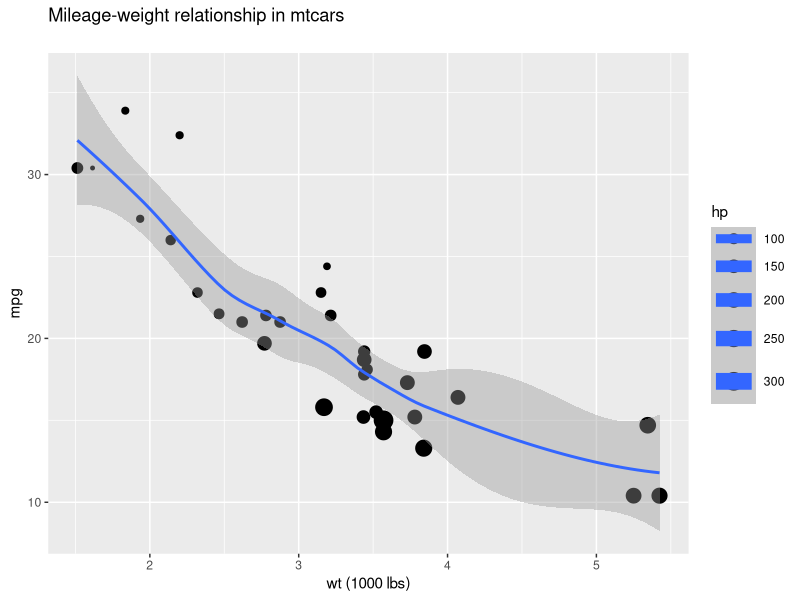
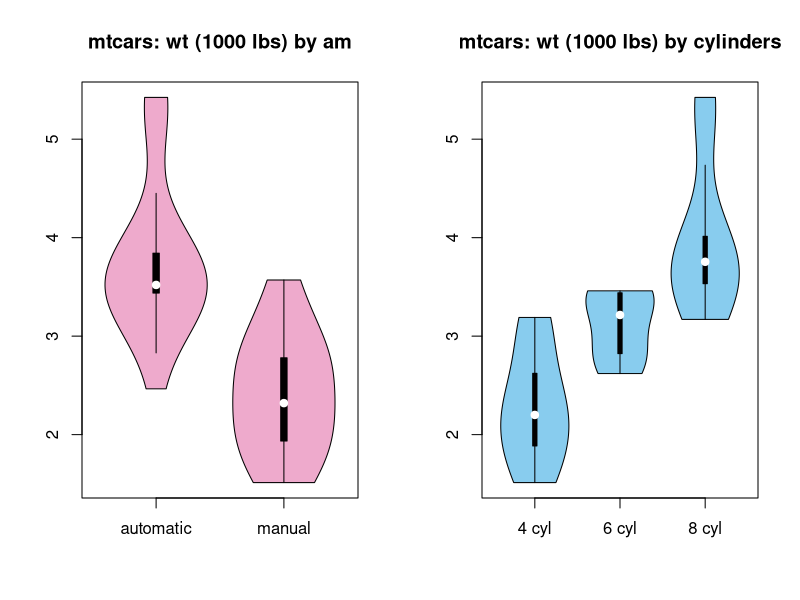
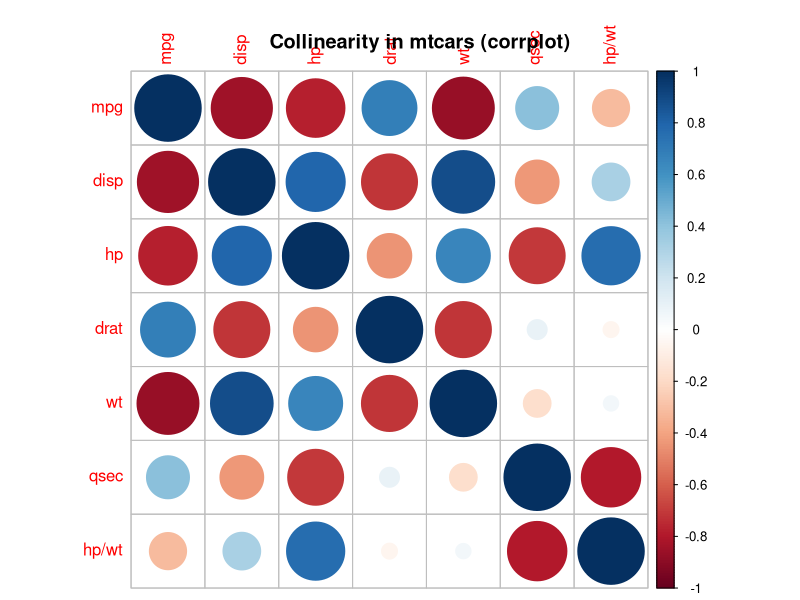
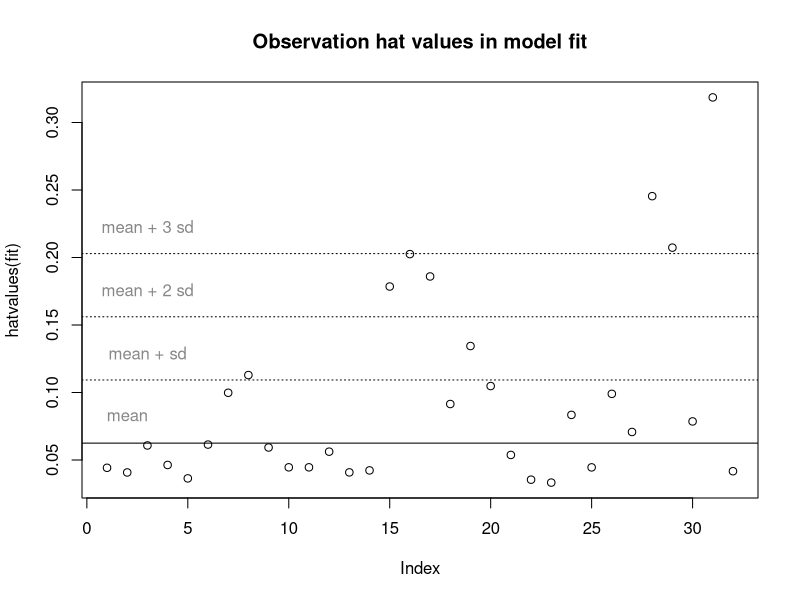
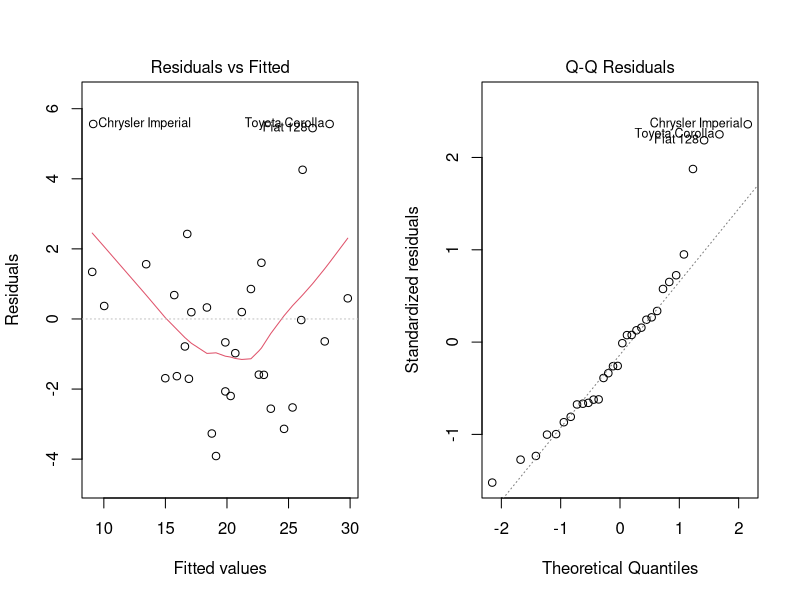
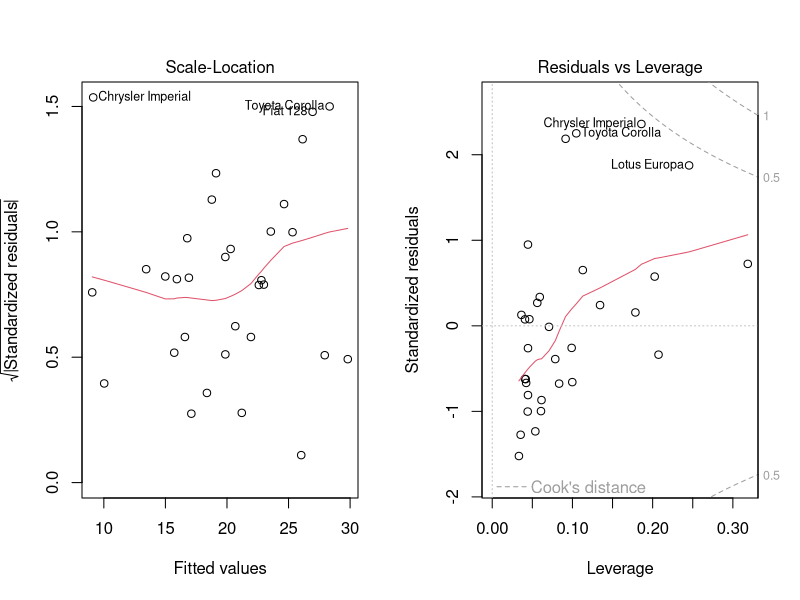

Here is the R script that generated these plots, in order:
## ---- chunk 1
  knitr::opts_chunk$set(
    echo = FALSE,
    warning = FALSE,
    message = FALSE
  )
  options(scipen = 20, digits = 3)
## ---- chunk 2
  library(ggplot2)
  library(gridExtra)
  library(vioplot)
  library(corrplot)
  data(mtcars)
## ---- chunk 3
  mt <- mtcars
  mt$cyl <- factor(mt$cyl)
  mt$vs <- factor(mt$vs); levels(mt$vs) <- c("V Engine", "Straight Engine")
  mt$am <- factor(mt$am); levels(mt$am) <- c("Automatic", "Manual")
  mt$gear <- factor(mt$gear)
  mt$carb <- factor(mt$carb)
## ---- chunk 4
  fit1 <- lm(mpg ~ wt, mt)
  fit2 <- lm(mpg ~ wt + I(hp/wt), mt)
  fit3 <- lm(mpg ~ wt + I(hp/wt) + cyl, mt)
  fit4 <- lm(mpg ~ wt + I(hp/wt) + disp, mt)
  fit5 <- lm(mpg ~ wt + I(hp/wt) + am, mt)
  fit6 <- lm(mpg ~ wt + I(hp/wt) + am + cyl + disp + drat +
    qsec + vs + gear + carb, mt)

  # proposed fit.
  fit <- fit2

  data.frame(
    predictors = c(
      "wt only",
      "proposed",
      "proposed + cyl",
      "proposed + disp",
      "proposed + am",
      "proposed + (all remaining)"
    ),
    adj.R.squared = c(
      summary(fit1)$adj.r.squared,
      summary(fit2)$adj.r.squared,
      summary(fit3)$adj.r.squared,
      summary(fit4)$adj.r.squared,
      summary(fit5)$adj.r.squared,
      summary(fit6)$adj.r.squared
    ),
    "ANOVA p vs proposed" = c(
      anova(fit1, fit2)[2, "Pr(>F)"],
      "--",
      anova(fit2, fit3)[2, "Pr(>F)"],
      anova(fit2, fit4)[2, "Pr(>F)"],
      anova(fit2, fit5)[2, "Pr(>F)"],
      anova(fit2, fit6)[2, "Pr(>F)"]
    )
  )
## ---- chunk 5
   coef(summary(lm(mpg ~ wt + I(hp/wt), mtcars)))
## ---- chunk 6
   coef(summary(lm(mpg ~ wt + I(hp/wt) + factor(am), mtcars)))[4, ]
## ---- chunk 7
  qplot(wt, mpg, data = mt, size = hp) +
    geom_smooth(method = "loess") +
    ggtitle("Mileage-weight relationship in mtcars\n") +
    xlab("wt (1000 lbs)")

## ---- chunk 8
  par(mfrow = c(1,2))
  vioplot(
    mtcars$wt[mtcars$am == 0],
    mtcars$wt[mtcars$am == 1],
    names = c("automatic", "manual"),
    col = "#eeaacc"
  )
  title("mtcars: wt (1000 lbs) by am")
  vioplot(
    mtcars$wt[mtcars$cyl == 4],
    mtcars$wt[mtcars$cyl == 6],
    mtcars$wt[mtcars$cyl == 8],
    names = c("4 cyl", "6 cyl", "8 cyl"),
    col = "#88ccee"
  )
  title("mtcars: wt (1000 lbs) by cylinders")
  par(mfrow = c(1,1))
## ---- chunk 9
  library(corrplot)
  mt.numeric <- mt[, c("mpg", "disp", "hp", "drat", "wt", "qsec")]
  mt.numeric["hp/wt"] <- mt$hp/mt$wt
  corrplot(cor(mt.numeric), mar=c(0,0,1,0))
  title("Collinearity in mtcars (corrplot)")

## ---- chunk 10
  par(mfrow = c(1,1))
  plot(hatvalues(fit))
  title("Observation hat values in model fit")
  abline(mean(hatvalues(fit1)), 0)
  text(2, 0.02 + mean(hatvalues(fit1)), "mean", col = "#888888")
  abline(mean(hatvalues(fit1) + sd(hatvalues(fit1))), 0, lty = 3)
  text(3, 0.02 + mean(hatvalues(fit1)) + sd(hatvalues(fit1)), "mean + sd",
    col = "#888888")
  abline(mean(hatvalues(fit1) + 2 * sd(hatvalues(fit1))), 0, lty = 3)
  text(3, 0.02 + mean(hatvalues(fit1)) + 2 * sd(hatvalues(fit1)), "mean + 2 sd",
    col = "#888888")
  abline(mean(hatvalues(fit1) + 3 * sd(hatvalues(fit1))), 0, lty = 3)
  text(3, 0.02 + mean(hatvalues(fit1)) + 3 * sd(hatvalues(fit1)), "mean + 3 sd",
      col = "#888888")

## ---- chunk 11
  par(mfrow=c(1,2))
  plot(fit)  
